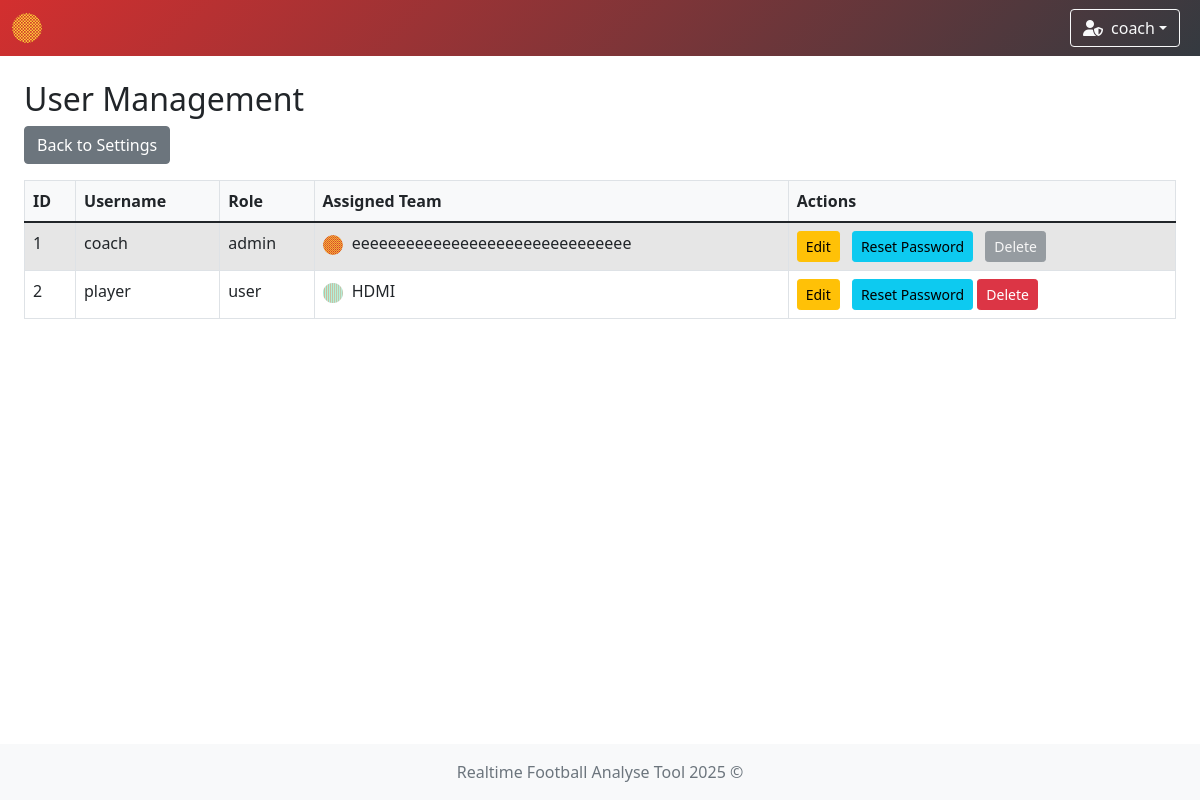
Screenshot of /users (signed in) with the database file from the repository.
### app/models/team.py (models this page shows)
class TeamModel(db.Model):
    __tablename__ = 'teams'
    id = db.Column(db.Integer, primary_key=True)
    name = db.Column(db.String(100), nullable=False, unique=True)  # prevent duplicate team names
    icon = db.Column(db.String(300), nullable=False)  # longer path for future-proofing
    primary_color = db.Column(db.String(20), nullable=False)
    secondary_color = db.Column(db.String(20), nullable=False)

### app/models/user.py (models this page shows)
class UserModel(db.Model, UserMixin):
    __tablename__ = 'user'
    id = db.Column(db.Integer, primary_key=True)
    username = db.Column(db.String(80), unique=True, nullable=False)
    password = db.Column(db.String(120), nullable=False)
    role = db.Column(db.String(10), nullable=False, default='user')
    team_id = db.Column(db.Integer, db.ForeignKey('teams.id'))
    team = db.relationship('TeamModel', backref='users')

### app/controllers/user_management.py (the view)
    @login_required
    def user_list(self):
        users = UserModel.query.all()
        return render_template('user/user_list.html', users=users)

### app/controllers/user.py (called while the page is built)
    @staticmethod
    def load_user(user_id):
        return UserModel.query.get(int(user_id))

### run.py (called while the page is built)
    def _inject_context(self) -> None:
        @self.app.context_processor
        def inject_teams() -> dict:
            try:
                teams = TeamModel.query.all()
                return dict(teams=teams)
            except Exception as e:
                print(f"[!] Error injecting teams: {str(e)} ({type(e).__name__})")
                return dict(teams=[])

### app/templates/user/user_list.html (shortened to what this page needs)
{% extends "system/base.html" %}
{% block content %}
<h2>User Management</h2>
<a href="{{ url_for('settings') }}" class="btn btn-secondary mb-3">Back to Settings</a>
<div class="table-responsive">
    <table class="table table-striped table-bordered">
        <thead>
            <tr>
                <th>ID</th>
                <th>Username</th>
                <th>Role</th>
                <th>Assigned Team</th>
                <th>Actions</th>
            </tr>
        </thead>
        <tbody>
            {% for user in users %}
            <tr>
                <td>{{ user.id }}</td>
                <td>{{ user.username }}</td>
                <td>{{ user.role }}</td>
                <td>
                    {% if user.team %}
                        <img src="{{ user.team.icon }}" alt="{{ user.team.name }} icon" style="height:20px; margin-right:5px;">
                        {{ user.team.name }}
                    {% else %}
                        <span class="text-muted">None</span>
                    {% endif %}
                </td>
                <td>
                    {% if current_user.role == 'admin' %}
                        {% if current_user.id == user.id %}
                            <a href="{{ url_for('edit_user', user_id=user.id) }}" class="btn btn-sm btn-warning">Edit</a>
                            <a href="{{ url_for('reset_password', user_id=user.id) }}" class="btn btn-sm btn-info">Reset Password</a>
                            <button class="btn btn-sm btn-secondary" disabled>Delete</button>
                        {% else %}
                            <a href="{{ url_for('edit_user', user_id=user.id) }}" class="btn btn-sm btn-warning">Edit</a>
                            <a href="{{ url_for('reset_password', user_id=user.id) }}" class="btn btn-sm btn-info">Reset Password</a>
                            <form action="{{ url_for('delete_user', user_id=user.id) }}" method="POST" class="d-inline">
                                <button type="submit" class="btn btn-sm btn-danger" onclick="return confirm('Delete this user?')">Delete</button>
                            </form>
                        {% endif %}
                    {% endif %}
                </td>
            </tr>
            {% endfor %}
        </tbody>
    </table>
</div>
{% endblock %}

### app/templates/system/base.html (shortened to what this page needs)
<!DOCTYPE html>
<html lang="en">
<head>
    <link href="https://cdn.jsdelivr.net/npm/bootstrap@5.1.3/dist/css/bootstrap.min.css" rel="stylesheet"/>
    <link rel="stylesheet" href="https://cdn.jsdelivr.net/npm/bootstrap-icons@1.11.3/font/bootstrap-icons.css"/>
    <link rel="stylesheet" href="https://cdnjs.cloudflare.com/ajax/libs/font-awesome/6.5.0/css/all.min.css"/>
    <link rel="stylesheet" href="https://cdn.datatables.net/1.13.6/css/dataTables.bootstrap5.min.css"/>
    <link rel="stylesheet" href="{{ url_for('static', filename='styles.css') }}"/>
</head>
<body class="{% block body_class %}{% endblock %}">
{% if current_user.is_authenticated %}
    <nav class="navbar navbar-expand-lg navbar-dark"
         style="{% if session.team_color %}background: linear-gradient(135deg, {{ session.team_color }}, #343a40);{% else %}background: linear-gradient(135deg, #4b6cb7, #182848);{% endif %}">
        <div class="container-fluid position-relative">
            <a class="navbar-brand d-flex align-items-center" href="{{ url_for('index') }}">
                {% if session.team_id %}
                    {% for team in teams %}
                        {% if team.id == session.team_id %}
                            <img class="team-logo" src="{{ team.icon }}" alt="{{ team.name }} logo"
                                 style="height:30px; margin-right:8px;"/>
                        {% endif %}
                    {% endfor %}
                {% else %}
                    <a href="{{ url_for('game_options') }}" class="btn btn-outline-light me-2" title="Home">
                        <i class="fas fa-home"></i>
                    </a>
                {% endif %}
            </a>
            <div class="ms-auto d-flex align-items-center">
                <div class="dropdown me-2">
                    <button class="btn btn-outline-light dropdown-toggle d-flex align-items-center" type="button"
                            id="userDropdown" data-bs-toggle="dropdown" aria-expanded="false">
                        {% if current_user.role == 'admin' %}
                            <i class="fas fa-user-shield me-2"></i>
                        {% else %}
                            <i class="fas fa-user me-2"></i>
                        {% endif %}
                        {{ current_user.username }}
                    </button>
                </div>
            </div>
        </div>
    </nav>
{% endif %}
<div class="content-wrapper">
    <div class="container-fluid mt-4 px-4">
        <div id="toast-container" class="toast-container position-fixed bottom-0 end-0 p-3" style="z-index: 1100;">
        </div>
        {% block content %}{% endblock %}
    </div>
</div>
<footer class="footer mt-auto py-3 bg-light">
    <div class="container text-center">
        <span class="text-muted">Realtime Football Analyse Tool 2025 ©</span>
    </div>
</footer>
</body>
</html>

### app/static/styles.css (style rules this page uses)
.navbar { transition: background-color 0.5s ease; }
.team-logo { animation: fadeIn 0.5s ease, pulse 1s ease-in-out; }
html, body { height: 100%; margin: 0; padding: 0; }
body { display: flex; flex-direction: column; min-height: 100vh; }
.content-wrapper { flex: 1 0 auto; }
.footer { flex-shrink: 0; background-color: #f8f9fa; padding: 1rem 0; margin-top: auto; }
.table-responsive { margin-top: 0 !important; overflow-x: auto; }
.btn + .btn { margin-left: 0.5rem; }
.table-responsive { overflow-x: auto; }
.table th, .table td { white-space: nowrap; padding: 0.5rem; }
.table thead th { background-color: #f8f9fa; font-weight: bold; }
.table-striped tbody tr:nth-of-type(odd) { background-color: rgba(0, 0, 0, 0.05); }

### rows the page displays
TeamModel: icon (picture)
UserModel: username "coach", id "1", role "admin", team.icon (picture), team.name "eeeeeeeeeeeeeeeeeeeeeeeeeeeeeee"
UserModel: id "2", username "player", role "user", team.icon (picture), team.name "HDMI"
